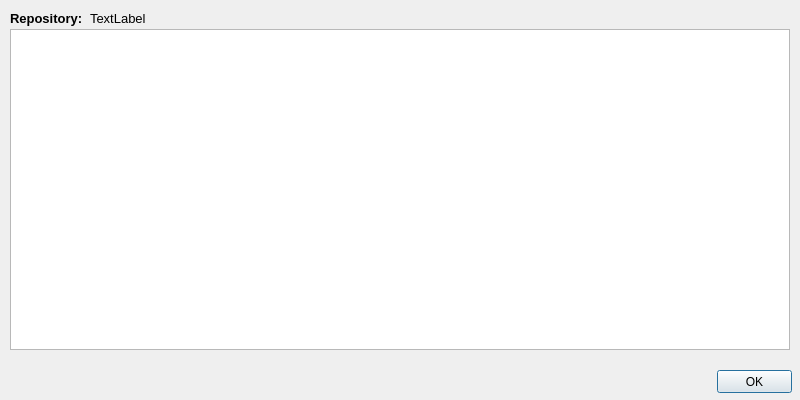
<?xml version="1.0" encoding="UTF-8"?>
<ui version="4.0">
 <class>BrowseRepDialog</class>
 <widget class="QDialog" name="BrowseRepDialog">
  <property name="geometry">
   <rect>
    <x>0</x>
    <y>0</y>
    <width>800</width>
    <height>400</height>
   </rect>
  </property>
  <property name="windowTitle">
   <string>Browse</string>
  </property>
  <property name="windowIcon">
   <iconset resource="mainwindow.qrc">
    <normaloff>:/new/icons/browse</normaloff>:/new/icons/browse</iconset>
  </property>
  <widget class="QTreeView" name="repTreeView">
   <property name="geometry">
    <rect>
     <x>10</x>
     <y>29</y>
     <width>780</width>
     <height>321</height>
    </rect>
   </property>
  </widget>
  <widget class="QPushButton" name="OKButton">
   <property name="geometry">
    <rect>
     <x>717</x>
     <y>370</y>
     <width>75</width>
     <height>23</height>
    </rect>
   </property>
   <property name="text">
    <string>OK</string>
   </property>
   <property name="icon">
    <iconset resource="mainwindow.qrc">
     <normaloff>:/new/icons/okicon</normaloff>:/new/icons/okicon</iconset>
   </property>
  </widget>
  <widget class="QLabel" name="label">
   <property name="geometry">
    <rect>
     <x>10</x>
     <y>10</y>
     <width>81</width>
     <height>16</height>
    </rect>
   </property>
   <property name="font">
    <font>
     <pointsize>10</pointsize>
     <weight>75</weight>
     <bold>true</bold>
    </font>
   </property>
   <property name="text">
    <string>Repository:</string>
   </property>
  </widget>
  <widget class="QLabel" name="repLabel">
   <property name="geometry">
    <rect>
     <x>90</x>
     <y>10</y>
     <width>701</width>
     <height>16</height>
    </rect>
   </property>
   <property name="font">
    <font>
     <pointsize>10</pointsize>
    </font>
   </property>
   <property name="text">
    <string>TextLabel</string>
   </property>
  </widget>
 </widget>
 <resources>
  <include location="mainwindow.qrc"/>
 </resources>
 <connections/>
</ui>
